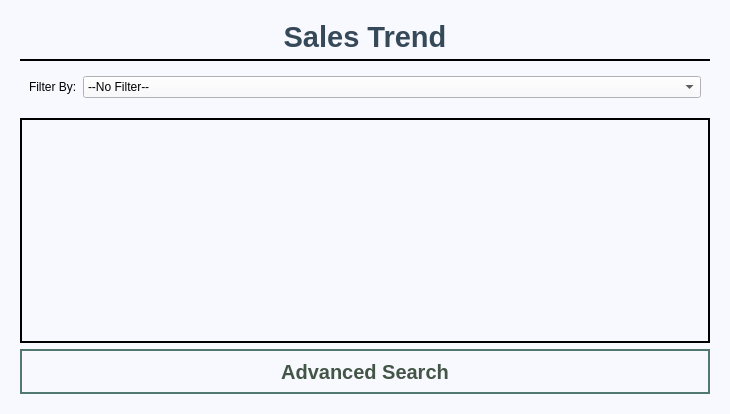
<?xml version="1.0" encoding="UTF-8"?>
<ui version="4.0">
 <class>saleTrends</class>
 <widget class="QWidget" name="saleTrends">
  <property name="geometry">
   <rect>
    <x>0</x>
    <y>0</y>
    <width>730</width>
    <height>414</height>
   </rect>
  </property>
  <property name="windowTitle">
   <string>Form</string>
  </property>
  <property name="styleSheet">
   <string notr="true">*{
	font-family: &quot;Nirmala UI&quot;;
	background-color: #F8F8FF;
}</string>
  </property>
  <layout class="QGridLayout" name="gridLayout">
   <item row="0" column="0">
    <widget class="QStackedWidget" name="stackedWidget">
     <property name="currentIndex">
      <number>0</number>
     </property>
     <widget class="QWidget" name="page">
      <layout class="QGridLayout" name="gridLayout_2">
       <item row="0" column="0">
        <widget class="QLabel" name="label">
         <property name="styleSheet">
          <string notr="true">font-size: 22pt;
font-weight: bold;
border-bottom: 2px solid;
color: rgb(54, 73, 88);
padding-bottom: 5px;</string>
         </property>
         <property name="text">
          <string>Sales Trend</string>
         </property>
         <property name="alignment">
          <set>Qt::AlignCenter</set>
         </property>
        </widget>
       </item>
       <item row="2" column="0">
        <widget class="QTableView" name="saleTrendTb">
         <property name="styleSheet">
          <string notr="true">QTableView {
	border: 2px solid black;
	background-color: #F8F8FF;
}

QHeaderView{
	font-size: 14px;
	font-weight: bold;
	background-color: #C8C8C8;
	padding: 8px;
}</string>
         </property>
        </widget>
       </item>
       <item row="3" column="0">
        <widget class="QPushButton" name="goToAdvSrch">
         <property name="minimumSize">
          <size>
           <width>0</width>
           <height>45</height>
          </size>
         </property>
         <property name="cursor">
          <cursorShape>PointingHandCursor</cursorShape>
         </property>
         <property name="styleSheet">
          <string notr="true">QPushButton{
	font-size: 20px;
	color: rgb(66, 85, 70);
	font-weight: bold;
	background: #f8f8ff;
	border: 2px solid #52796f;
}

QPushButton:Hover{
	background: #52796f;
	font-size: 24px;
	color: #f8f8ff;
	border: 2px solid white;
}</string>
         </property>
         <property name="text">
          <string>Advanced Search</string>
         </property>
        </widget>
       </item>
       <item row="1" column="0">
        <widget class="QGroupBox" name="groupBox">
         <property name="maximumSize">
          <size>
           <width>16777215</width>
           <height>50</height>
          </size>
         </property>
         <property name="styleSheet">
          <string notr="true">QGroupBox{
	Border:none;
	margin-bottom: 5px;
}</string>
         </property>
         <property name="title">
          <string/>
         </property>
         <layout class="QFormLayout" name="formLayout">
          <item row="0" column="0">
           <widget class="QLabel" name="label_2">
            <property name="styleSheet">
             <string notr="true">font: 12pt &quot;Nirmala UI&quot;;</string>
            </property>
            <property name="text">
             <string>Filter By:</string>
            </property>
           </widget>
          </item>
          <item row="0" column="1">
           <widget class="QComboBox" name="comboBox">
            <property name="styleSheet">
             <string notr="true">font: 12pt &quot;Nirmala UI&quot;;</string>
            </property>
            <item>
             <property name="text">
              <string>--No Filter--</string>
             </property>
            </item>
            <item>
             <property name="text">
              <string>All</string>
             </property>
            </item>
            <item>
             <property name="text">
              <string>January</string>
             </property>
            </item>
            <item>
             <property name="text">
              <string>February</string>
             </property>
            </item>
            <item>
             <property name="text">
              <string>March</string>
             </property>
            </item>
            <item>
             <property name="text">
              <string>April</string>
             </property>
            </item>
            <item>
             <property name="text">
              <string>May</string>
             </property>
            </item>
            <item>
             <property name="text">
              <string>June</string>
             </property>
            </item>
            <item>
             <property name="text">
              <string>July</string>
             </property>
            </item>
            <item>
             <property name="text">
              <string>August</string>
             </property>
            </item>
            <item>
             <property name="text">
              <string>September</string>
             </property>
            </item>
            <item>
             <property name="text">
              <string>October</string>
             </property>
            </item>
            <item>
             <property name="text">
              <string>November</string>
             </property>
            </item>
            <item>
             <property name="text">
              <string>December</string>
             </property>
            </item>
           </widget>
          </item>
         </layout>
        </widget>
       </item>
      </layout>
     </widget>
     <widget class="QWidget" name="page_2">
      <layout class="QGridLayout" name="gridLayout_3">
       <item row="3" column="0">
        <widget class="QTableView" name="advSalesTrendTB">
         <property name="styleSheet">
          <string notr="true">QTableView {
	border: 2px solid black;
	background-color: #F8F8FF;
}

QHeaderView{
	font-size: 14px;
	font-weight: bold;
	background-color: #C8C8C8;
}</string>
         </property>
        </widget>
       </item>
       <item row="0" column="0">
        <widget class="QLabel" name="label_3">
         <property name="maximumSize">
          <size>
           <width>16777215</width>
           <height>50</height>
          </size>
         </property>
         <property name="styleSheet">
          <string notr="true">font-size: 22pt;
font-weight: bold;
border-bottom: 2px solid;
color: rgb(54, 73, 88);
padding-bottom: 5px;</string>
         </property>
         <property name="text">
          <string>Advance Sales Trend Search</string>
         </property>
         <property name="alignment">
          <set>Qt::AlignCenter</set>
         </property>
        </widget>
       </item>
       <item row="4" column="0">
        <widget class="QPushButton" name="rtnToSaleTrend">
         <property name="minimumSize">
          <size>
           <width>0</width>
           <height>45</height>
          </size>
         </property>
         <property name="cursor">
          <cursorShape>PointingHandCursor</cursorShape>
         </property>
         <property name="styleSheet">
          <string notr="true">QPushButton{
	font-size: 20px;
	color: rgb(66, 85, 70);
	font-weight: bold;
	background: #f8f8ff;
	border: 2px solid #52796f;
}

QPushButton:Hover{
	background: #52796f;
	font-size: 24px;
	color: #f8f8ff;
	border: 2px solid white;
}</string>
         </property>
         <property name="text">
          <string>Return To Sales Trend</string>
         </property>
        </widget>
       </item>
       <item row="2" column="0">
        <widget class="QGroupBox" name="groupBox_2">
         <property name="styleSheet">
          <string notr="true">QGroupBox{
	Border:none;
	margin-bottom: 5px;
}</string>
         </property>
         <property name="title">
          <string/>
         </property>
         <layout class="QFormLayout" name="formLayout_2">
          <item row="0" column="0">
           <widget class="QLabel" name="label_4">
            <property name="styleSheet">
             <string notr="true">font: 12pt &quot;Nirmala UI&quot;;</string>
            </property>
            <property name="text">
             <string>Select Product ID:</string>
            </property>
           </widget>
          </item>
          <item row="0" column="1">
           <widget class="QComboBox" name="secProductId">
            <property name="styleSheet">
             <string notr="true">font: 12pt &quot;Nirmala UI&quot;;</string>
            </property>
           </widget>
          </item>
         </layout>
        </widget>
       </item>
      </layout>
     </widget>
    </widget>
   </item>
  </layout>
 </widget>
 <resources/>
 <connections/>
</ui>
